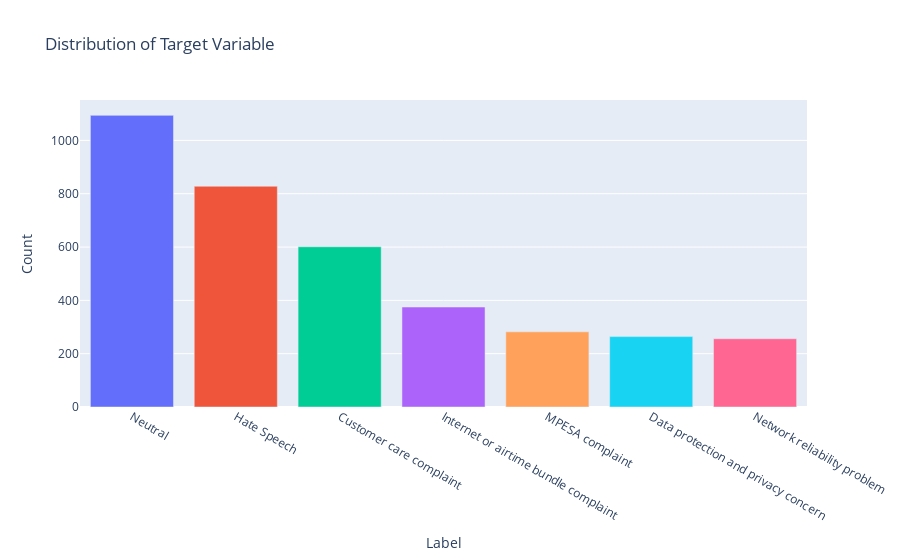

The cell this chart's notebook holds for it:
### Code cell
# plot the distribution of the target variable
loader.plot_target_distribution()

### Figure 1 — Plotly figure (JSON) as saved in the notebook; plotly's stock layout.template omitted (floating-point values rounded to 4 significant figures)
{"data": [{"hovertemplate": "Label=%{x}<br>Count=%{y}<extra></extra>", "legendgroup": "", "marker": {"color": ["#636EFA", "#EF553B", "#00CC96", "#AB63FA", "#FFA15A", "#19D3F3", "#FF6692"], "pattern": {"shape": ""}}, "name": "", "orientation": "v", "showlegend": false, "textposition": "auto", "type": "bar", "x": ["Neutral", "Hate Speech", "Customer care complaint", "Internet or airtime bundle complaint", "MPESA complaint", "Data protection and privacy concern", "Network reliability problem"], "xaxis": "x", "y": [1094, 828, 601, 375, 282, 264, 256], "yaxis": "y"}], "layout": {"barmode": "relative", "legend": {"tracegroupgap": 0}, "title": {"text": "Distribution of Target Variable"}, "xaxis": {"anchor": "y", "domain": [0, 1], "title": {"text": "Label"}}, "yaxis": {"anchor": "x", "domain": [0, 1], "title": {"text": "Count"}}}}
